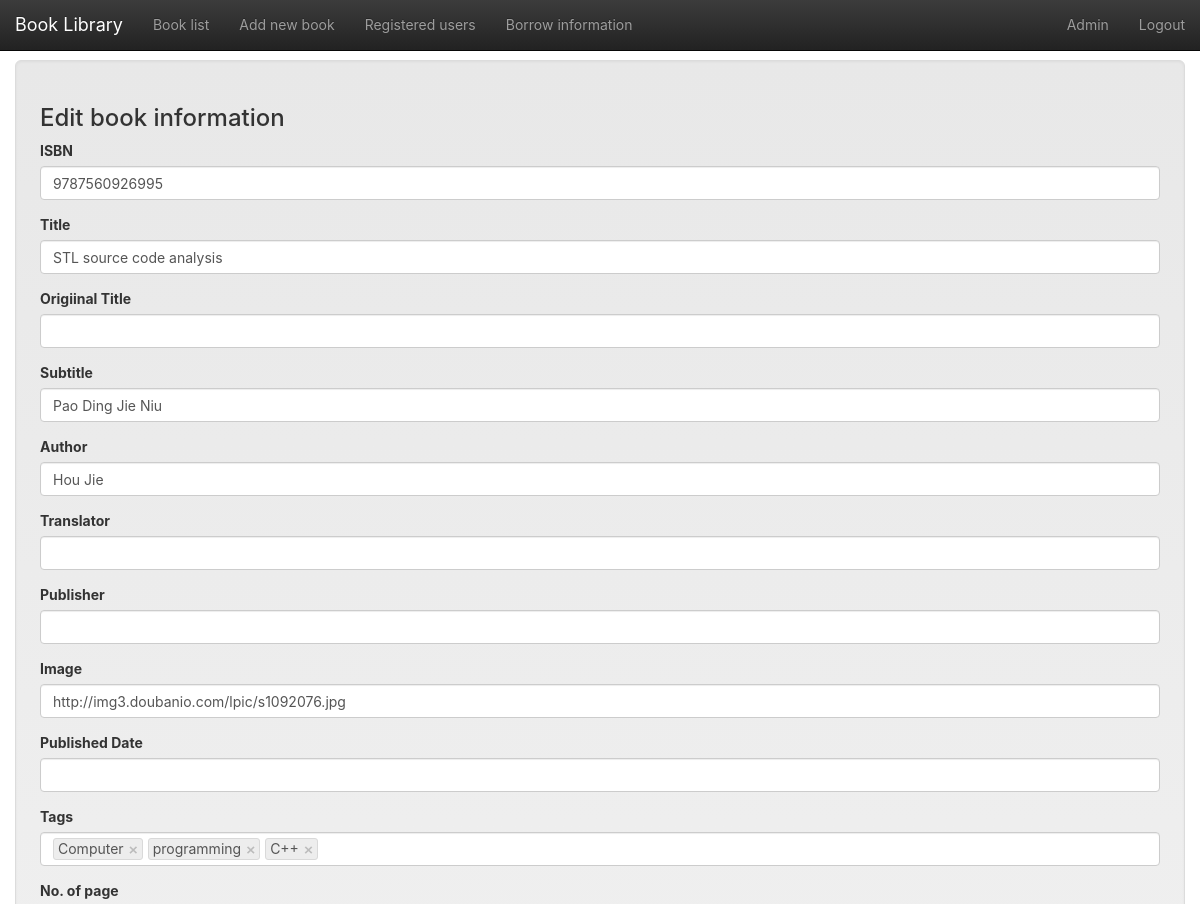
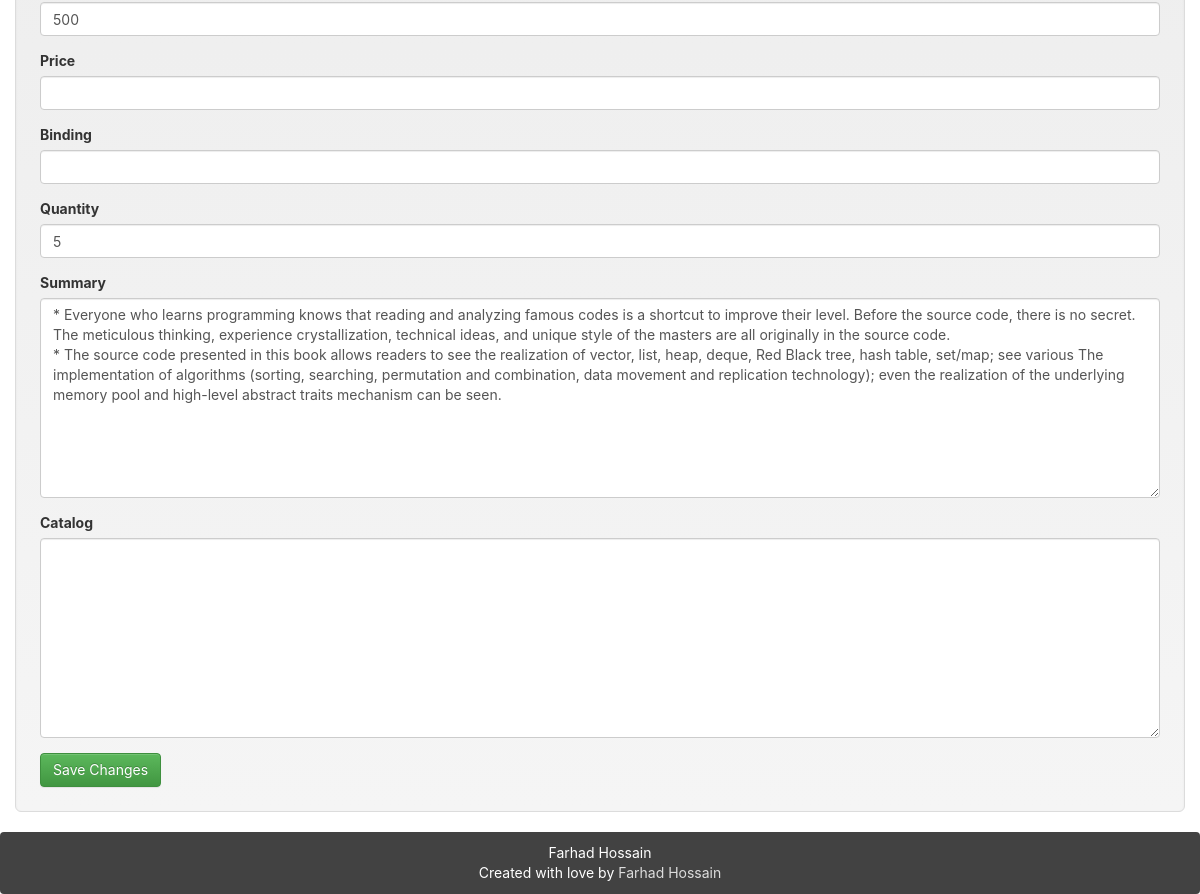
The page /books/2/edit/ (signed in) on the database its author committed (2 pictures, top to bottom).
### app/models.py (models this page shows, shortened)
class User(UserMixin, db.Model):
    __tablename__ = 'users'
    id = db.Column(db.Integer, primary_key=True)
    email = db.Column(db.String(64), unique=True)
    name = db.Column(db.String(64))
    password_hash = db.deferred(db.Column(db.String(128)))
    major = db.Column(db.String(128))
    role_id = db.Column(db.Integer, db.ForeignKey('roles.id'))
    headline = db.Column(db.String(32), nullable=True)
    about_me = db.deferred(db.Column(db.Text, nullable=True))
    about_me_html = db.deferred(db.Column(db.Text, nullable=True))
    avatar = db.Column(db.String(128))
    member_since = db.Column(db.DateTime(), default=datetime.utcnow)
    @property
    def password(self):
        raise AttributeError('password is not readable attribute')
    def can(self, permissions):
        return self.role is not None and \
               (self.role.permissions & permissions) == permissions
    logs = db.relationship('Log',
                           backref=db.backref('user', lazy='joined'),
                           lazy='dynamic',
                           cascade='all, delete-orphan')
    comments = db.relationship('Comment',
                               backref=db.backref('user', lazy='joined'),
                               lazy='dynamic',
                               cascade='all, delete-orphan')

class Book(db.Model):
    __tablename__ = 'books'
    id = db.Column(db.Integer, primary_key=True)
    isbn = db.Column(db.String(16), unique=True)
    title = db.Column(db.String(128))
    origin_title = db.Column(db.String(128))
    subtitle = db.Column(db.String(128))
    author = db.Column(db.String(128))
    translator = db.Column(db.String(64))
    publisher = db.Column(db.String(64))
    image = db.Column(db.String(128))
    pubdate = db.Column(db.String(32))
    pages = db.Column(db.Integer)
    price = db.Column(db.String(16))
    binding = db.Column(db.String(16))
    numbers = db.Column(db.Integer, default=5)
    summary = db.deferred(db.Column(db.Text, default=""))
    summary_html = db.deferred(db.Column(db.Text))
    catalog = db.deferred(db.Column(db.Text, default=""))
    catalog_html = db.deferred(db.Column(db.Text))
    hidden = db.Column(db.Boolean, default=0)
    logs = db.relationship('Log',
                           backref=db.backref('book', lazy='joined'),
                           lazy='dynamic',
                           cascade='all, delete-orphan')
    comments = db.relationship('Comment', backref='book',
                               lazy='dynamic',
                               cascade='all, delete-orphan')
    @property
    def tags_string(self):
        return ",".join([tag.name for tag in self.tags.all()])

### app/main/book/views.py (the view, shortened to what this page needs)
@book.route('/<int:book_id>/edit/', methods=['GET', 'POST'])
@permission_required(Permission.UPDATE_BOOK_INFORMATION)
def edit(book_id):
    book = Book.query.get_or_404(book_id)
    form = EditBookForm()
    form.isbn.data = book.isbn
    form.title.data = book.title
    form.origin_title.data = book.origin_title
    form.subtitle.data = book.subtitle
    form.author.data = book.author
    form.translator.data = book.translator
    form.publisher.data = book.publisher
    form.image.data = book.image
    form.pubdate.data = book.pubdate
    form.tags.data = book.tags_string
    form.pages.data = book.pages
    form.price.data = book.price
    form.binding.data = book.binding
    form.numbers.data = book.numbers
    form.summary.data = book.summary or ""
    form.catalog.data = book.catalog or ""
    return render_template("book_edit.html", form=form, book=book, title=u"Edit book information")

### app/main/__init__.py (called while the page is built)
@lm.user_loader
def load_user(id):
    return User.query.get(int(id))

### app/main/index/views.py (called while the page is built)
@main.app_context_processor
def inject_permissions():
    return dict(Permission=Permission)

### app/main/book/templates/book_edit.html (shortened to what this page needs)
{% extends "base.html" %}
{% import "bootstrap/wtf.html" as wtf %}
{% block styles %}
    {{ super() }}
    <link href="{{ url_for('static',filename='css/bootstrap-tokenfield.css') }}" rel="stylesheet"/>
{% endblock %}
{%- block mycontent -%}
    <div class="container-fluid well well-lg">
        <h3>{{ title }}</h3>
        {{ wtf.quick_form(form,button_map={'submit':'success'}) }}
    </div>
{%- endblock -%}

### app/templates/base.html (shortened to what this page needs)
{%- extends "bootstrap/base.html" -%}
{%- from 'bootstrap/utils.html' import flashed_messages,icon -%}
{%- block styles -%}
    <link href="{{ url_for('static',filename='css/bootstrap.min.css') }}" rel="stylesheet">
    <link href="{{ url_for('static',filename='css/bootstrap-theme.min.css') }}" rel="stylesheet">
    <link href="{{ url_for('static',filename='css/main.css') }}" rel="stylesheet">
{%- endblock -%}
{%- block body_attribs %} class="Site"{%- endblock -%}
{%- block navbar -%}
    <nav class="navbar  navbar-inverse navbar-fixed-top">
        <div class="container-fluid">
            <div class="navbar-header">
                <a class="navbar-brand" href="{{ url_for('main.index') }}">Book Library</a>
            </div>
            <div class="collapse navbar-collapse" id="bs-example-navbar-collapse-1">
                <ul class="nav navbar-nav">
                    <li {%- if request.path == url_for('book.index') %} class="active"{%- endif -%} ><a
                            href="{{ url_for('book.index') }}">Book list</a></li>
                    {%- if current_user.is_authenticated -%}
                        {%- if current_user.can(Permission.ADD_BOOK) -%}
                            <li {%- if request.path == url_for('book.add') %} class="active"{%- endif -%} ><a
                                    href="{{ url_for('book.add') }}">Add new book</a></li>
                        {%- endif -%}
                        <li {%- if request.path == url_for('user.index') %} class="active"{%- endif -%} ><a
                                href="{{ url_for('user.index') }}">Registered users</a></li>
                        <li {%- if request.path == url_for('log.index') %} class="active"{%- endif -%} ><a
                                href="{{ url_for('log.index') }}">Borrow information</a></li>
                    {%- endif -%}
                </ul>
                <ul class="nav navbar-nav navbar-right">
                    {%- if current_user.is_authenticated -%}
                        <li  >
                            <a href="{{ url_for('user.detail',user_id=current_user.id) }}">{{ current_user.name }}</a>
                        </li>
                        <li><a href="{{ url_for('auth.logout') }}">Logout</a></li>
                    {%- else -%}
                        <li><a href="{{ url_for('auth.login') }}">Sign In</a></li>
                    {%- endif -%}
                </ul>
            </div>
        </div>
    </nav>
{%- endblock -%}
{%- block content -%}
    <main class="container-fluid Site-content">
        {%- block mycontent -%}{%- endblock -%}
    </main>
    <footer class="panel panel-inverse">
        <div id="site-footer-content">
            <div><span class="username">Farhad Hossain</span></a></div>
            <span class="line-wrap">Created with love by <a href="https://github.com/farhad0085">Farhad Hossain</a></span>
        </div>
    </footer>
{%- endblock -%}

### app/static/css/main.css (style rules this page uses)
html, body { height: 100%; width: 100%; margin: 0; padding: 0; }
.Site { display: -webkit-box; display: -moz-box; display: -ms-flexbox; display: -webkit-flex; display: flex; flex-direction: column; }
.Site-content { -webkit-box-flex: 1 0 auto; -moz-box-flex: 1 0 auto; -webkit-flex: 1 0 auto; -ms-flex: 1 0 auto; flex: 1 0 auto; width: 100%; margin-top: 60px; }
.panel.panel-inverse { -webkit-box-flex: none; -moz-box-flex: none; -webkit-flex: none; -ms-flex: none; flex: none; margin-bottom: 0; background-color: #424242; color: white; text-align: center; padding: 1rem; }
.panel.panel-inverse a { color: #ddd; }
.line-wrap { display: inline-block; }
textarea { min-height: 20rem; resize: vertical; }
html, body, main { font-family: -apple-system, "Helvetica Neue", Helvetica, Arial, sans-serif; }

### rows shown on the page
User: name "Admin"
Book: isbn "9787560926995", title "STL source code analysis", subtitle "Pao Ding Jie Niu", author "Hou Jie", image "http://img3.doubanio.com/lpic/s1092076.jpg", pages "500", numbers "5", summary "* Everyone who learns programming knows that reading and analyzing famous codes is a shortcut to improve their level. Before the source code, there is no secret. The meticulous thinking, experience crystallization, technical ideas, and unique style of the masters are all originally in the source code. * The source code presented in this book allows readers to see the realization of vector, list, heap, deque, Red Black tree, hash table, set/map; see various The implementation of algorithms (sorting, searching, permutation and combination, data movement and replication technology); even the realization of the underlying memory pool and high-level abstract traits mechanism can be seen."

### other values the page prints
{{ title }} "Edit book information"
